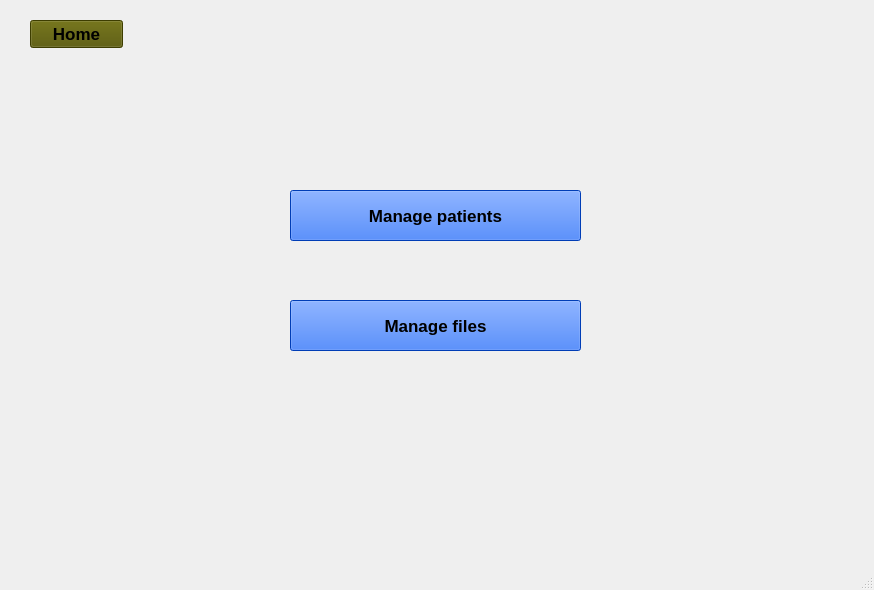
<?xml version="1.0" encoding="UTF-8"?>
<ui version="4.0">
 <class>MainWindow</class>
 <widget class="QMainWindow" name="MainWindow">
  <property name="geometry">
   <rect>
    <x>0</x>
    <y>0</y>
    <width>874</width>
    <height>590</height>
   </rect>
  </property>
  <property name="windowTitle">
   <string>MainWindow</string>
  </property>
  <property name="styleSheet">
   <string notr="true">background-image: url(:/img/istockphoto-1211152561-612x612.jpg);</string>
  </property>
  <widget class="QWidget" name="centralwidget">
   <widget class="QStackedWidget" name="stackedWidget">
    <property name="geometry">
     <rect>
      <x>10</x>
      <y>60</y>
      <width>861</width>
      <height>511</height>
     </rect>
    </property>
    <widget class="QWidget" name="page">
     <widget class="QPushButton" name="pushButtonmanagepatient">
      <property name="geometry">
       <rect>
        <x>280</x>
        <y>130</y>
        <width>291</width>
        <height>51</height>
       </rect>
      </property>
      <property name="font">
       <font>
        <pointsize>13</pointsize>
        <weight>75</weight>
        <bold>true</bold>
       </font>
      </property>
      <property name="styleSheet">
       <string notr="true">background-color: rgb(255, 0, 0);
color: rgb(0, 255, 255);
color: rgb(0, 0, 0);
background-color: rgb(0, 85, 255);</string>
      </property>
      <property name="text">
       <string>Manage patients</string>
      </property>
     </widget>
     <widget class="QPushButton" name="pushButtonmanagefiles">
      <property name="geometry">
       <rect>
        <x>280</x>
        <y>240</y>
        <width>291</width>
        <height>51</height>
       </rect>
      </property>
      <property name="font">
       <font>
        <pointsize>13</pointsize>
        <weight>75</weight>
        <bold>true</bold>
       </font>
      </property>
      <property name="styleSheet">
       <string notr="true">background-color: rgb(255, 0, 0);
color: rgb(0, 255, 255);
color: rgb(0, 0, 0);
background-color: rgb(0, 85, 255);</string>
      </property>
      <property name="text">
       <string>Manage files</string>
      </property>
     </widget>
    </widget>
    <widget class="QWidget" name="page_1">
     <widget class="QPushButton" name="pushButtonshowpatient">
      <property name="geometry">
       <rect>
        <x>230</x>
        <y>230</y>
        <width>291</width>
        <height>51</height>
       </rect>
      </property>
      <property name="font">
       <font>
        <pointsize>13</pointsize>
        <weight>75</weight>
        <bold>true</bold>
       </font>
      </property>
      <property name="styleSheet">
       <string notr="true">background-color: rgb(85, 85, 0);</string>
      </property>
      <property name="text">
       <string>Show patient</string>
      </property>
     </widget>
     <widget class="QPushButton" name="pushButtonaddpatient">
      <property name="geometry">
       <rect>
        <x>230</x>
        <y>120</y>
        <width>291</width>
        <height>51</height>
       </rect>
      </property>
      <property name="font">
       <font>
        <pointsize>13</pointsize>
        <weight>75</weight>
        <bold>true</bold>
       </font>
      </property>
      <property name="styleSheet">
       <string notr="true">background-color: rgb(85, 85, 0);</string>
      </property>
      <property name="text">
       <string>Add patient</string>
      </property>
     </widget>
    </widget>
    <widget class="QWidget" name="page_2">
     <widget class="QLabel" name="label">
      <property name="geometry">
       <rect>
        <x>20</x>
        <y>80</y>
        <width>41</width>
        <height>16</height>
       </rect>
      </property>
      <property name="font">
       <font>
        <pointsize>12</pointsize>
        <weight>75</weight>
        <bold>true</bold>
       </font>
      </property>
      <property name="text">
       <string>ID:</string>
      </property>
     </widget>
     <widget class="QLabel" name="label_2">
      <property name="geometry">
       <rect>
        <x>20</x>
        <y>130</y>
        <width>81</width>
        <height>21</height>
       </rect>
      </property>
      <property name="font">
       <font>
        <pointsize>12</pointsize>
        <weight>75</weight>
        <bold>true</bold>
       </font>
      </property>
      <property name="text">
       <string>Name:</string>
      </property>
     </widget>
     <widget class="QLabel" name="label_3">
      <property name="geometry">
       <rect>
        <x>10</x>
        <y>190</y>
        <width>131</width>
        <height>21</height>
       </rect>
      </property>
      <property name="font">
       <font>
        <pointsize>12</pointsize>
        <weight>75</weight>
        <bold>true</bold>
       </font>
      </property>
      <property name="text">
       <string>Last_Name:</string>
      </property>
     </widget>
     <widget class="QLabel" name="label_4">
      <property name="geometry">
       <rect>
        <x>30</x>
        <y>280</y>
        <width>81</width>
        <height>16</height>
       </rect>
      </property>
      <property name="font">
       <font>
        <pointsize>12</pointsize>
        <weight>75</weight>
        <bold>true</bold>
       </font>
      </property>
      <property name="text">
       <string>E-mail:</string>
      </property>
     </widget>
     <widget class="QLabel" name="label_5">
      <property name="geometry">
       <rect>
        <x>30</x>
        <y>350</y>
        <width>56</width>
        <height>31</height>
       </rect>
      </property>
      <property name="font">
       <font>
        <pointsize>12</pointsize>
        <weight>75</weight>
        <bold>true</bold>
       </font>
      </property>
      <property name="text">
       <string>Age:</string>
      </property>
     </widget>
     <widget class="QLabel" name="label_6">
      <property name="geometry">
       <rect>
        <x>30</x>
        <y>420</y>
        <width>91</width>
        <height>21</height>
       </rect>
      </property>
      <property name="font">
       <font>
        <pointsize>12</pointsize>
        <weight>75</weight>
        <bold>true</bold>
       </font>
      </property>
      <property name="text">
       <string>Gender:</string>
      </property>
     </widget>
     <widget class="QLineEdit" name="lineEditidpatient">
      <property name="geometry">
       <rect>
        <x>90</x>
        <y>80</y>
        <width>201</width>
        <height>22</height>
       </rect>
      </property>
      <property name="styleSheet">
       <string notr="true">background-image: url(:/img/White_Background.jpg);</string>
      </property>
     </widget>
     <widget class="QLineEdit" name="lineEditnamepatient">
      <property name="geometry">
       <rect>
        <x>170</x>
        <y>140</y>
        <width>201</width>
        <height>22</height>
       </rect>
      </property>
      <property name="styleSheet">
       <string notr="true">background-image: url(:/img/White_Background.jpg);</string>
      </property>
     </widget>
     <widget class="QLineEdit" name="lineEditlast_namepatient">
      <property name="geometry">
       <rect>
        <x>200</x>
        <y>200</y>
        <width>201</width>
        <height>22</height>
       </rect>
      </property>
      <property name="styleSheet">
       <string notr="true">background-image: url(:/img/White_Background.jpg);</string>
      </property>
     </widget>
     <widget class="QLineEdit" name="lineEditmailpatient">
      <property name="geometry">
       <rect>
        <x>180</x>
        <y>290</y>
        <width>201</width>
        <height>22</height>
       </rect>
      </property>
      <property name="styleSheet">
       <string notr="true">background-image: url(:/img/White_Background.jpg);</string>
      </property>
     </widget>
     <widget class="QLineEdit" name="lineEditagepatient">
      <property name="geometry">
       <rect>
        <x>150</x>
        <y>370</y>
        <width>201</width>
        <height>22</height>
       </rect>
      </property>
      <property name="styleSheet">
       <string notr="true">background-image: url(:/img/White_Background.jpg);</string>
      </property>
     </widget>
     <widget class="QComboBox" name="comboBox">
      <property name="geometry">
       <rect>
        <x>130</x>
        <y>420</y>
        <width>111</width>
        <height>22</height>
       </rect>
      </property>
      <item>
       <property name="text">
        <string>Choose</string>
       </property>
      </item>
      <item>
       <property name="text">
        <string>Male</string>
       </property>
      </item>
      <item>
       <property name="text">
        <string>Female</string>
       </property>
      </item>
     </widget>
     <widget class="QPushButton" name="pushButtonpatientadded">
      <property name="geometry">
       <rect>
        <x>290</x>
        <y>460</y>
        <width>93</width>
        <height>28</height>
       </rect>
      </property>
      <property name="font">
       <font>
        <pointsize>13</pointsize>
        <weight>75</weight>
        <bold>true</bold>
       </font>
      </property>
      <property name="styleSheet">
       <string notr="true">background-color: rgb(85, 85, 0);</string>
      </property>
      <property name="text">
       <string>Add</string>
      </property>
     </widget>
     <widget class="QPushButton" name="pushButtoncanceltop1">
      <property name="geometry">
       <rect>
        <x>430</x>
        <y>460</y>
        <width>93</width>
        <height>28</height>
       </rect>
      </property>
      <property name="font">
       <font>
        <pointsize>13</pointsize>
        <weight>75</weight>
        <bold>true</bold>
       </font>
      </property>
      <property name="styleSheet">
       <string notr="true">background-color: rgb(85, 85, 0);</string>
      </property>
      <property name="text">
       <string>Cancel</string>
      </property>
     </widget>
     <widget class="QPushButton" name="pushButtonmail">
      <property name="geometry">
       <rect>
        <x>530</x>
        <y>210</y>
        <width>301</width>
        <height>71</height>
       </rect>
      </property>
      <property name="font">
       <font>
        <pointsize>13</pointsize>
        <weight>75</weight>
        <bold>true</bold>
       </font>
      </property>
      <property name="styleSheet">
       <string notr="true">background-color: rgb(85, 85, 0);</string>
      </property>
      <property name="text">
       <string>Send registration mail</string>
      </property>
     </widget>
    </widget>
    <widget class="QWidget" name="page_3">
     <widget class="QTableView" name="tableViewpatient">
      <property name="geometry">
       <rect>
        <x>440</x>
        <y>60</y>
        <width>421</width>
        <height>271</height>
       </rect>
      </property>
      <property name="styleSheet">
       <string notr="true">background-image: url(:/img/White_Background.jpg);</string>
      </property>
     </widget>
     <widget class="QLineEdit" name="lineEditidpatient_2">
      <property name="geometry">
       <rect>
        <x>80</x>
        <y>50</y>
        <width>201</width>
        <height>22</height>
       </rect>
      </property>
      <property name="styleSheet">
       <string notr="true">background-image: url(:/img/White_Background.jpg);</string>
      </property>
     </widget>
     <widget class="QLineEdit" name="lineEditlast_namepatient_2">
      <property name="geometry">
       <rect>
        <x>190</x>
        <y>170</y>
        <width>201</width>
        <height>22</height>
       </rect>
      </property>
      <property name="styleSheet">
       <string notr="true">background-image: url(:/img/White_Background.jpg);</string>
      </property>
     </widget>
     <widget class="QLineEdit" name="lineEditmailpatient_2">
      <property name="geometry">
       <rect>
        <x>170</x>
        <y>260</y>
        <width>201</width>
        <height>22</height>
       </rect>
      </property>
      <property name="styleSheet">
       <string notr="true">background-image: url(:/img/White_Background.jpg);</string>
      </property>
     </widget>
     <widget class="QLineEdit" name="lineEditagepatient_2">
      <property name="geometry">
       <rect>
        <x>140</x>
        <y>340</y>
        <width>201</width>
        <height>22</height>
       </rect>
      </property>
      <property name="styleSheet">
       <string notr="true">background-image: url(:/img/White_Background.jpg);</string>
      </property>
     </widget>
     <widget class="QLabel" name="label_11">
      <property name="geometry">
       <rect>
        <x>20</x>
        <y>320</y>
        <width>56</width>
        <height>31</height>
       </rect>
      </property>
      <property name="font">
       <font>
        <pointsize>12</pointsize>
        <weight>75</weight>
        <bold>true</bold>
       </font>
      </property>
      <property name="text">
       <string>Age:</string>
      </property>
     </widget>
     <widget class="QLabel" name="label_12">
      <property name="geometry">
       <rect>
        <x>10</x>
        <y>50</y>
        <width>41</width>
        <height>16</height>
       </rect>
      </property>
      <property name="font">
       <font>
        <pointsize>12</pointsize>
        <weight>75</weight>
        <bold>true</bold>
       </font>
      </property>
      <property name="text">
       <string>ID:</string>
      </property>
     </widget>
     <widget class="QLabel" name="label_9">
      <property name="geometry">
       <rect>
        <x>0</x>
        <y>160</y>
        <width>131</width>
        <height>21</height>
       </rect>
      </property>
      <property name="font">
       <font>
        <pointsize>12</pointsize>
        <weight>75</weight>
        <bold>true</bold>
       </font>
      </property>
      <property name="text">
       <string>Last_Name:</string>
      </property>
     </widget>
     <widget class="QLineEdit" name="lineEditnamepatient_2">
      <property name="geometry">
       <rect>
        <x>160</x>
        <y>110</y>
        <width>201</width>
        <height>22</height>
       </rect>
      </property>
      <property name="styleSheet">
       <string notr="true">background-image: url(:/img/White_Background.jpg);</string>
      </property>
     </widget>
     <widget class="QLabel" name="label_7">
      <property name="geometry">
       <rect>
        <x>10</x>
        <y>100</y>
        <width>81</width>
        <height>21</height>
       </rect>
      </property>
      <property name="font">
       <font>
        <pointsize>12</pointsize>
        <weight>75</weight>
        <bold>true</bold>
       </font>
      </property>
      <property name="text">
       <string>Name:</string>
      </property>
     </widget>
     <widget class="QLabel" name="label_8">
      <property name="geometry">
       <rect>
        <x>20</x>
        <y>390</y>
        <width>91</width>
        <height>21</height>
       </rect>
      </property>
      <property name="font">
       <font>
        <pointsize>12</pointsize>
        <weight>75</weight>
        <bold>true</bold>
       </font>
      </property>
      <property name="text">
       <string>Gender:</string>
      </property>
     </widget>
     <widget class="QComboBox" name="comboBox_2">
      <property name="geometry">
       <rect>
        <x>120</x>
        <y>390</y>
        <width>111</width>
        <height>22</height>
       </rect>
      </property>
      <item>
       <property name="text">
        <string>Choose</string>
       </property>
      </item>
      <item>
       <property name="text">
        <string>Male</string>
       </property>
      </item>
      <item>
       <property name="text">
        <string>Female</string>
       </property>
      </item>
     </widget>
     <widget class="QLabel" name="label_10">
      <property name="geometry">
       <rect>
        <x>20</x>
        <y>250</y>
        <width>81</width>
        <height>16</height>
       </rect>
      </property>
      <property name="font">
       <font>
        <pointsize>12</pointsize>
        <weight>75</weight>
        <bold>true</bold>
       </font>
      </property>
      <property name="text">
       <string>E-mail:</string>
      </property>
     </widget>
     <widget class="QPushButton" name="pushButtonupdate">
      <property name="geometry">
       <rect>
        <x>150</x>
        <y>450</y>
        <width>93</width>
        <height>28</height>
       </rect>
      </property>
      <property name="font">
       <font>
        <pointsize>13</pointsize>
        <weight>75</weight>
        <bold>true</bold>
       </font>
      </property>
      <property name="styleSheet">
       <string notr="true">background-color: rgb(85, 85, 0);</string>
      </property>
      <property name="text">
       <string>Update</string>
      </property>
     </widget>
     <widget class="QPushButton" name="pushButtondeletepatient">
      <property name="geometry">
       <rect>
        <x>290</x>
        <y>450</y>
        <width>93</width>
        <height>28</height>
       </rect>
      </property>
      <property name="font">
       <font>
        <pointsize>13</pointsize>
        <weight>75</weight>
        <bold>true</bold>
       </font>
      </property>
      <property name="styleSheet">
       <string notr="true">background-color: rgb(85, 85, 0);</string>
      </property>
      <property name="text">
       <string>Delete</string>
      </property>
     </widget>
     <widget class="QPushButton" name="pushButtonsearchpatient">
      <property name="geometry">
       <rect>
        <x>440</x>
        <y>450</y>
        <width>93</width>
        <height>28</height>
       </rect>
      </property>
      <property name="font">
       <font>
        <pointsize>13</pointsize>
        <weight>75</weight>
        <bold>true</bold>
       </font>
      </property>
      <property name="styleSheet">
       <string notr="true">background-color: rgb(85, 85, 0);</string>
      </property>
      <property name="text">
       <string>Search</string>
      </property>
     </widget>
     <widget class="QLineEdit" name="lineEditsearch">
      <property name="geometry">
       <rect>
        <x>570</x>
        <y>450</y>
        <width>201</width>
        <height>22</height>
       </rect>
      </property>
      <property name="styleSheet">
       <string notr="true">background-image: url(:/img/White_Background.jpg);</string>
      </property>
     </widget>
     <widget class="QRadioButton" name="radioButtonid">
      <property name="geometry">
       <rect>
        <x>470</x>
        <y>360</y>
        <width>41</width>
        <height>20</height>
       </rect>
      </property>
      <property name="text">
       <string>id</string>
      </property>
     </widget>
     <widget class="QRadioButton" name="radioButtonname">
      <property name="geometry">
       <rect>
        <x>540</x>
        <y>360</y>
        <width>61</width>
        <height>20</height>
       </rect>
      </property>
      <property name="text">
       <string>name</string>
      </property>
     </widget>
     <widget class="QRadioButton" name="radioButtonage">
      <property name="geometry">
       <rect>
        <x>620</x>
        <y>360</y>
        <width>51</width>
        <height>20</height>
       </rect>
      </property>
      <property name="text">
       <string>age</string>
      </property>
     </widget>
     <widget class="QPushButton" name="pushButtonreturn">
      <property name="geometry">
       <rect>
        <x>10</x>
        <y>0</y>
        <width>93</width>
        <height>28</height>
       </rect>
      </property>
      <property name="font">
       <font>
        <pointsize>13</pointsize>
        <weight>75</weight>
        <bold>true</bold>
       </font>
      </property>
      <property name="styleSheet">
       <string notr="true">background-color: rgb(85, 85, 0);</string>
      </property>
      <property name="text">
       <string>&lt;-----</string>
      </property>
     </widget>
    </widget>
    <widget class="QWidget" name="page_4">
     <widget class="QPushButton" name="pushButtonaddfile">
      <property name="geometry">
       <rect>
        <x>230</x>
        <y>130</y>
        <width>291</width>
        <height>51</height>
       </rect>
      </property>
      <property name="font">
       <font>
        <pointsize>13</pointsize>
        <weight>75</weight>
        <bold>true</bold>
       </font>
      </property>
      <property name="styleSheet">
       <string notr="true">background-color: rgb(85, 85, 0);</string>
      </property>
      <property name="text">
       <string>Add medical file</string>
      </property>
     </widget>
     <widget class="QPushButton" name="pushButtonshowfile">
      <property name="geometry">
       <rect>
        <x>230</x>
        <y>240</y>
        <width>291</width>
        <height>51</height>
       </rect>
      </property>
      <property name="font">
       <font>
        <pointsize>13</pointsize>
        <weight>75</weight>
        <bold>true</bold>
       </font>
      </property>
      <property name="styleSheet">
       <string notr="true">background-color: rgb(85, 85, 0);</string>
      </property>
      <property name="text">
       <string>Show medical files</string>
      </property>
     </widget>
    </widget>
    <widget class="QWidget" name="page_5">
     <widget class="QLabel" name="label_13">
      <property name="geometry">
       <rect>
        <x>30</x>
        <y>320</y>
        <width>191</width>
        <height>31</height>
       </rect>
      </property>
      <property name="font">
       <font>
        <pointsize>12</pointsize>
        <weight>75</weight>
        <bold>true</bold>
       </font>
      </property>
      <property name="text">
       <string>Chronic_diseases:</string>
      </property>
     </widget>
     <widget class="QLabel" name="label_14">
      <property name="geometry">
       <rect>
        <x>30</x>
        <y>70</y>
        <width>41</width>
        <height>16</height>
       </rect>
      </property>
      <property name="font">
       <font>
        <pointsize>12</pointsize>
        <weight>75</weight>
        <bold>true</bold>
       </font>
      </property>
      <property name="text">
       <string>ID:</string>
      </property>
     </widget>
     <widget class="QLabel" name="label_15">
      <property name="geometry">
       <rect>
        <x>30</x>
        <y>190</y>
        <width>131</width>
        <height>21</height>
       </rect>
      </property>
      <property name="font">
       <font>
        <pointsize>12</pointsize>
        <weight>75</weight>
        <bold>true</bold>
       </font>
      </property>
      <property name="text">
       <string>Lungs:</string>
      </property>
     </widget>
     <widget class="QLabel" name="label_16">
      <property name="geometry">
       <rect>
        <x>30</x>
        <y>130</y>
        <width>101</width>
        <height>21</height>
       </rect>
      </property>
      <property name="font">
       <font>
        <pointsize>12</pointsize>
        <weight>75</weight>
        <bold>true</bold>
       </font>
      </property>
      <property name="text">
       <string>Pressure:</string>
      </property>
     </widget>
     <widget class="QLabel" name="label_17">
      <property name="geometry">
       <rect>
        <x>30</x>
        <y>250</y>
        <width>121</width>
        <height>31</height>
       </rect>
      </property>
      <property name="font">
       <font>
        <pointsize>12</pointsize>
        <weight>75</weight>
        <bold>true</bold>
       </font>
      </property>
      <property name="text">
       <string>Blood_type:</string>
      </property>
     </widget>
     <widget class="QLineEdit" name="lineEditfilepressure">
      <property name="geometry">
       <rect>
        <x>260</x>
        <y>120</y>
        <width>201</width>
        <height>22</height>
       </rect>
      </property>
      <property name="styleSheet">
       <string notr="true">background-image: url(:/img/White_Background.jpg);</string>
      </property>
     </widget>
     <widget class="QLineEdit" name="lineEditchronicdiseases">
      <property name="geometry">
       <rect>
        <x>240</x>
        <y>320</y>
        <width>201</width>
        <height>22</height>
       </rect>
      </property>
      <property name="styleSheet">
       <string notr="true">background-image: url(:/img/White_Background.jpg);</string>
      </property>
     </widget>
     <widget class="QLineEdit" name="lineEditfilelungs">
      <property name="geometry">
       <rect>
        <x>290</x>
        <y>180</y>
        <width>201</width>
        <height>22</height>
       </rect>
      </property>
      <property name="styleSheet">
       <string notr="true">background-image: url(:/img/White_Background.jpg);</string>
      </property>
     </widget>
     <widget class="QLineEdit" name="lineEditidfile">
      <property name="geometry">
       <rect>
        <x>180</x>
        <y>70</y>
        <width>201</width>
        <height>22</height>
       </rect>
      </property>
      <property name="styleSheet">
       <string notr="true">background-image: url(:/img/White_Background.jpg);</string>
      </property>
     </widget>
     <widget class="QComboBox" name="comboBox_3">
      <property name="geometry">
       <rect>
        <x>200</x>
        <y>260</y>
        <width>181</width>
        <height>22</height>
       </rect>
      </property>
      <item>
       <property name="text">
        <string>choose</string>
       </property>
      </item>
      <item>
       <property name="text">
        <string>o+</string>
       </property>
      </item>
      <item>
       <property name="text">
        <string>o-</string>
       </property>
      </item>
      <item>
       <property name="text">
        <string>a+</string>
       </property>
      </item>
      <item>
       <property name="text">
        <string>a-</string>
       </property>
      </item>
      <item>
       <property name="text">
        <string>b+</string>
       </property>
      </item>
      <item>
       <property name="text">
        <string>b-</string>
       </property>
      </item>
      <item>
       <property name="text">
        <string>ab+</string>
       </property>
      </item>
      <item>
       <property name="text">
        <string>ab-</string>
       </property>
      </item>
     </widget>
     <widget class="QPushButton" name="pushButtoncanceltop4">
      <property name="geometry">
       <rect>
        <x>440</x>
        <y>440</y>
        <width>93</width>
        <height>28</height>
       </rect>
      </property>
      <property name="font">
       <font>
        <pointsize>13</pointsize>
        <weight>75</weight>
        <bold>true</bold>
       </font>
      </property>
      <property name="styleSheet">
       <string notr="true">background-color: rgb(85, 85, 0);</string>
      </property>
      <property name="text">
       <string>Cancel</string>
      </property>
     </widget>
     <widget class="QPushButton" name="pushButtonfileadded">
      <property name="geometry">
       <rect>
        <x>300</x>
        <y>440</y>
        <width>93</width>
        <height>28</height>
       </rect>
      </property>
      <property name="font">
       <font>
        <pointsize>13</pointsize>
        <weight>75</weight>
        <bold>true</bold>
       </font>
      </property>
      <property name="styleSheet">
       <string notr="true">background-color: rgb(85, 85, 0);</string>
      </property>
      <property name="text">
       <string>Add</string>
      </property>
     </widget>
    </widget>
    <widget class="QWidget" name="page_6">
     <widget class="QLabel" name="label_22">
      <property name="geometry">
       <rect>
        <x>10</x>
        <y>330</y>
        <width>191</width>
        <height>31</height>
       </rect>
      </property>
      <property name="font">
       <font>
        <pointsize>12</pointsize>
        <weight>75</weight>
        <bold>true</bold>
       </font>
      </property>
      <property name="text">
       <string>Chronic_diseases:</string>
      </property>
     </widget>
     <widget class="QLineEdit" name="lineEditfilelungs_2">
      <property name="geometry">
       <rect>
        <x>270</x>
        <y>190</y>
        <width>201</width>
        <height>22</height>
       </rect>
      </property>
      <property name="styleSheet">
       <string notr="true">background-image: url(:/img/White_Background.jpg);</string>
      </property>
     </widget>
     <widget class="QLabel" name="label_21">
      <property name="geometry">
       <rect>
        <x>10</x>
        <y>200</y>
        <width>131</width>
        <height>21</height>
       </rect>
      </property>
      <property name="font">
       <font>
        <pointsize>12</pointsize>
        <weight>75</weight>
        <bold>true</bold>
       </font>
      </property>
      <property name="text">
       <string>Lungs:</string>
      </property>
     </widget>
     <widget class="QLabel" name="label_19">
      <property name="geometry">
       <rect>
        <x>10</x>
        <y>140</y>
        <width>101</width>
        <height>21</height>
       </rect>
      </property>
      <property name="font">
       <font>
        <pointsize>12</pointsize>
        <weight>75</weight>
        <bold>true</bold>
       </font>
      </property>
      <property name="text">
       <string>Pressure:</string>
      </property>
     </widget>
     <widget class="QComboBox" name="comboBox_4">
      <property name="geometry">
       <rect>
        <x>180</x>
        <y>270</y>
        <width>181</width>
        <height>22</height>
       </rect>
      </property>
      <item>
       <property name="text">
        <string>choose</string>
       </property>
      </item>
      <item>
       <property name="text">
        <string>o+</string>
       </property>
      </item>
      <item>
       <property name="text">
        <string>o-</string>
       </property>
      </item>
      <item>
       <property name="text">
        <string>a+</string>
       </property>
      </item>
      <item>
       <property name="text">
        <string>a-</string>
       </property>
      </item>
      <item>
       <property name="text">
        <string>b+</string>
       </property>
      </item>
      <item>
       <property name="text">
        <string>b-</string>
       </property>
      </item>
      <item>
       <property name="text">
        <string>ab+</string>
       </property>
      </item>
      <item>
       <property name="text">
        <string>ab-</string>
       </property>
      </item>
     </widget>
     <widget class="QLineEdit" name="lineEditchronicdiseases_2">
      <property name="geometry">
       <rect>
        <x>220</x>
        <y>330</y>
        <width>201</width>
        <height>22</height>
       </rect>
      </property>
      <property name="styleSheet">
       <string notr="true">background-image: url(:/img/White_Background.jpg);</string>
      </property>
     </widget>
     <widget class="QLineEdit" name="lineEditfilepressure_2">
      <property name="geometry">
       <rect>
        <x>240</x>
        <y>130</y>
        <width>201</width>
        <height>22</height>
       </rect>
      </property>
      <property name="styleSheet">
       <string notr="true">background-image: url(:/img/White_Background.jpg);</string>
      </property>
     </widget>
     <widget class="QLabel" name="label_18">
      <property name="geometry">
       <rect>
        <x>10</x>
        <y>260</y>
        <width>121</width>
        <height>31</height>
       </rect>
      </property>
      <property name="font">
       <font>
        <pointsize>12</pointsize>
        <weight>75</weight>
        <bold>true</bold>
       </font>
      </property>
      <property name="text">
       <string>Blood_type:</string>
      </property>
     </widget>
     <widget class="QLineEdit" name="lineEditidfile_2">
      <property name="geometry">
       <rect>
        <x>160</x>
        <y>80</y>
        <width>201</width>
        <height>22</height>
       </rect>
      </property>
      <property name="styleSheet">
       <string notr="true">background-image: url(:/img/White_Background.jpg);</string>
      </property>
     </widget>
     <widget class="QLabel" name="label_20">
      <property name="geometry">
       <rect>
        <x>10</x>
        <y>80</y>
        <width>41</width>
        <height>16</height>
       </rect>
      </property>
      <property name="font">
       <font>
        <pointsize>12</pointsize>
        <weight>75</weight>
        <bold>true</bold>
       </font>
      </property>
      <property name="text">
       <string>ID:</string>
      </property>
     </widget>
     <widget class="QTableView" name="tableView">
      <property name="geometry">
       <rect>
        <x>440</x>
        <y>100</y>
        <width>391</width>
        <height>301</height>
       </rect>
      </property>
      <property name="styleSheet">
       <string notr="true">background-image: url(:/img/White_Background.jpg);</string>
      </property>
     </widget>
     <widget class="QPushButton" name="pushButtonprint">
      <property name="geometry">
       <rect>
        <x>380</x>
        <y>430</y>
        <width>93</width>
        <height>28</height>
       </rect>
      </property>
      <property name="font">
       <font>
        <pointsize>13</pointsize>
        <weight>75</weight>
        <bold>true</bold>
       </font>
      </property>
      <property name="styleSheet">
       <string notr="true">background-color: rgb(85, 85, 0);</string>
      </property>
      <property name="text">
       <string>print</string>
      </property>
     </widget>
     <widget class="QPushButton" name="pushButtondeletefile">
      <property name="geometry">
       <rect>
        <x>230</x>
        <y>430</y>
        <width>93</width>
        <height>28</height>
       </rect>
      </property>
      <property name="font">
       <font>
        <pointsize>13</pointsize>
        <weight>75</weight>
        <bold>true</bold>
       </font>
      </property>
      <property name="styleSheet">
       <string notr="true">background-color: rgb(85, 85, 0);</string>
      </property>
      <property name="text">
       <string>Delete</string>
      </property>
     </widget>
     <widget class="QPushButton" name="pushButtonupdatefile">
      <property name="geometry">
       <rect>
        <x>90</x>
        <y>430</y>
        <width>93</width>
        <height>28</height>
       </rect>
      </property>
      <property name="font">
       <font>
        <pointsize>13</pointsize>
        <weight>75</weight>
        <bold>true</bold>
       </font>
      </property>
      <property name="styleSheet">
       <string notr="true">background-color: rgb(85, 85, 0);</string>
      </property>
      <property name="text">
       <string>Update</string>
      </property>
     </widget>
     <widget class="QPushButton" name="pushButtonreturn_2">
      <property name="geometry">
       <rect>
        <x>10</x>
        <y>10</y>
        <width>93</width>
        <height>28</height>
       </rect>
      </property>
      <property name="font">
       <font>
        <pointsize>13</pointsize>
        <weight>75</weight>
        <bold>true</bold>
       </font>
      </property>
      <property name="styleSheet">
       <string notr="true">background-color: rgb(85, 85, 0);</string>
      </property>
      <property name="text">
       <string>&lt;-----</string>
      </property>
     </widget>
    </widget>
   </widget>
   <widget class="QPushButton" name="pushButtonhome">
    <property name="geometry">
     <rect>
      <x>30</x>
      <y>20</y>
      <width>93</width>
      <height>28</height>
     </rect>
    </property>
    <property name="font">
     <font>
      <pointsize>13</pointsize>
      <weight>75</weight>
      <bold>true</bold>
     </font>
    </property>
    <property name="styleSheet">
     <string notr="true">background-color: rgb(85, 85, 0);</string>
    </property>
    <property name="text">
     <string>Home</string>
    </property>
   </widget>
  </widget>
  <widget class="QStatusBar" name="statusbar"/>
 </widget>
 <resources/>
 <connections/>
</ui>
